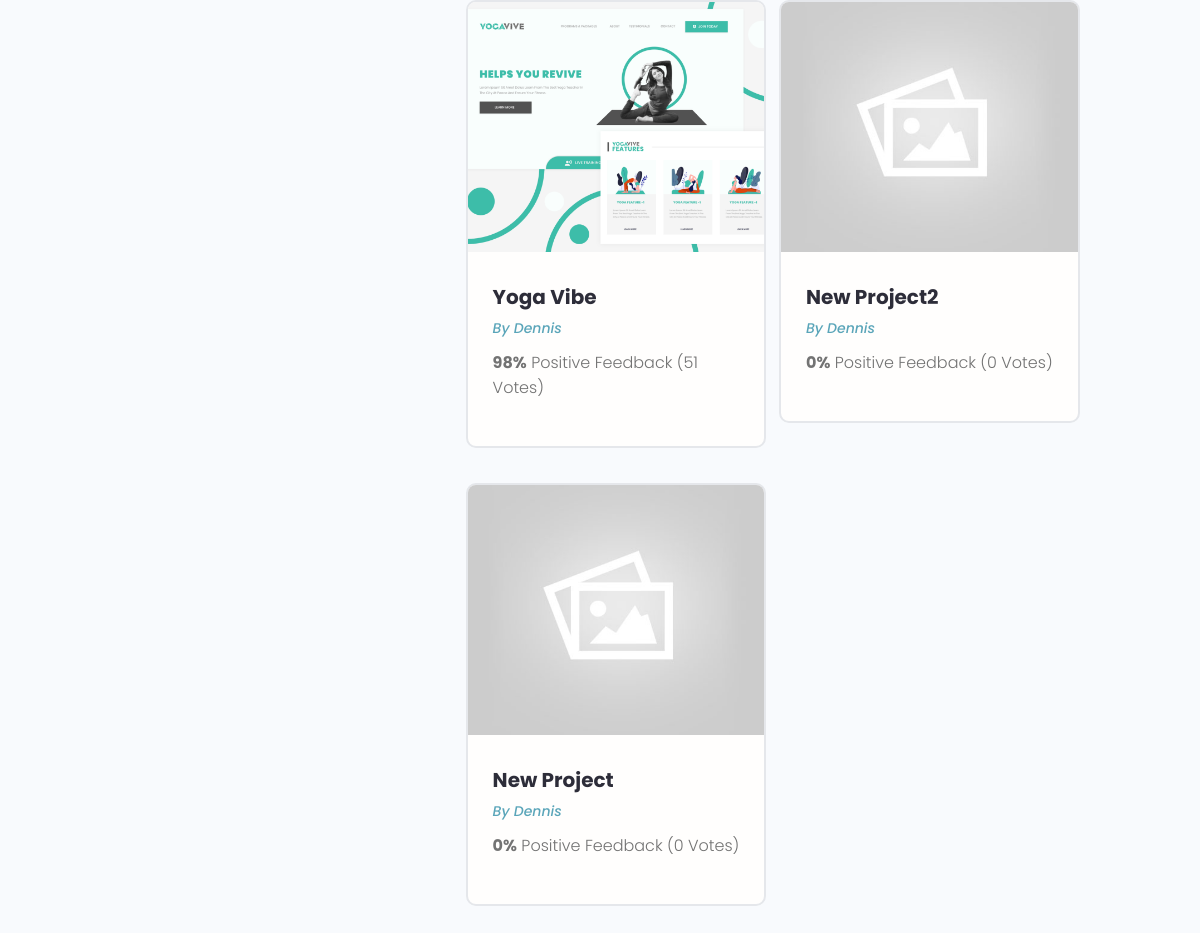
Page /profile/9f82f738-6ad2-4d3a-a3f0-97db9dea5bb3/ (lower part) on the earlier database version.
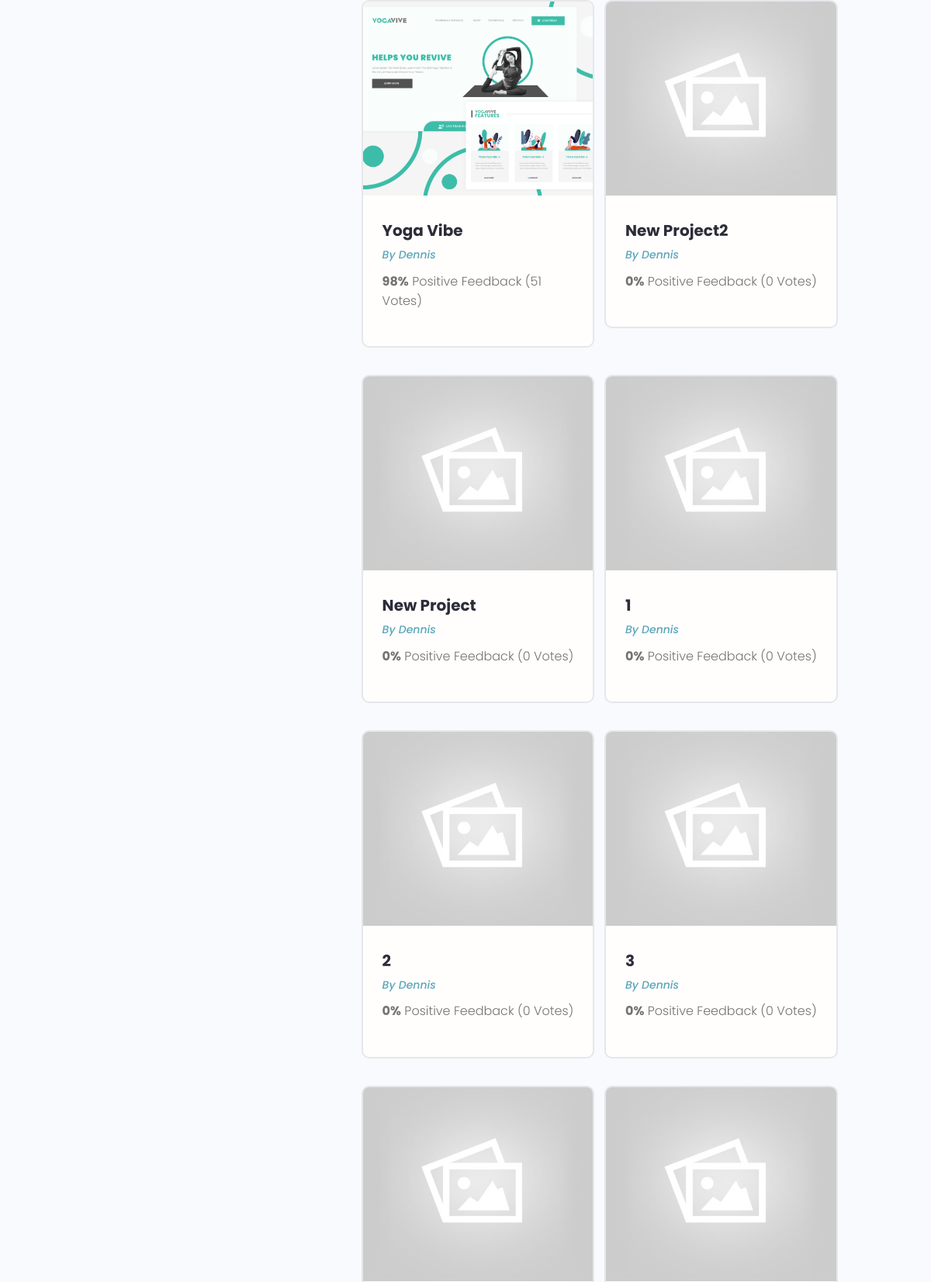
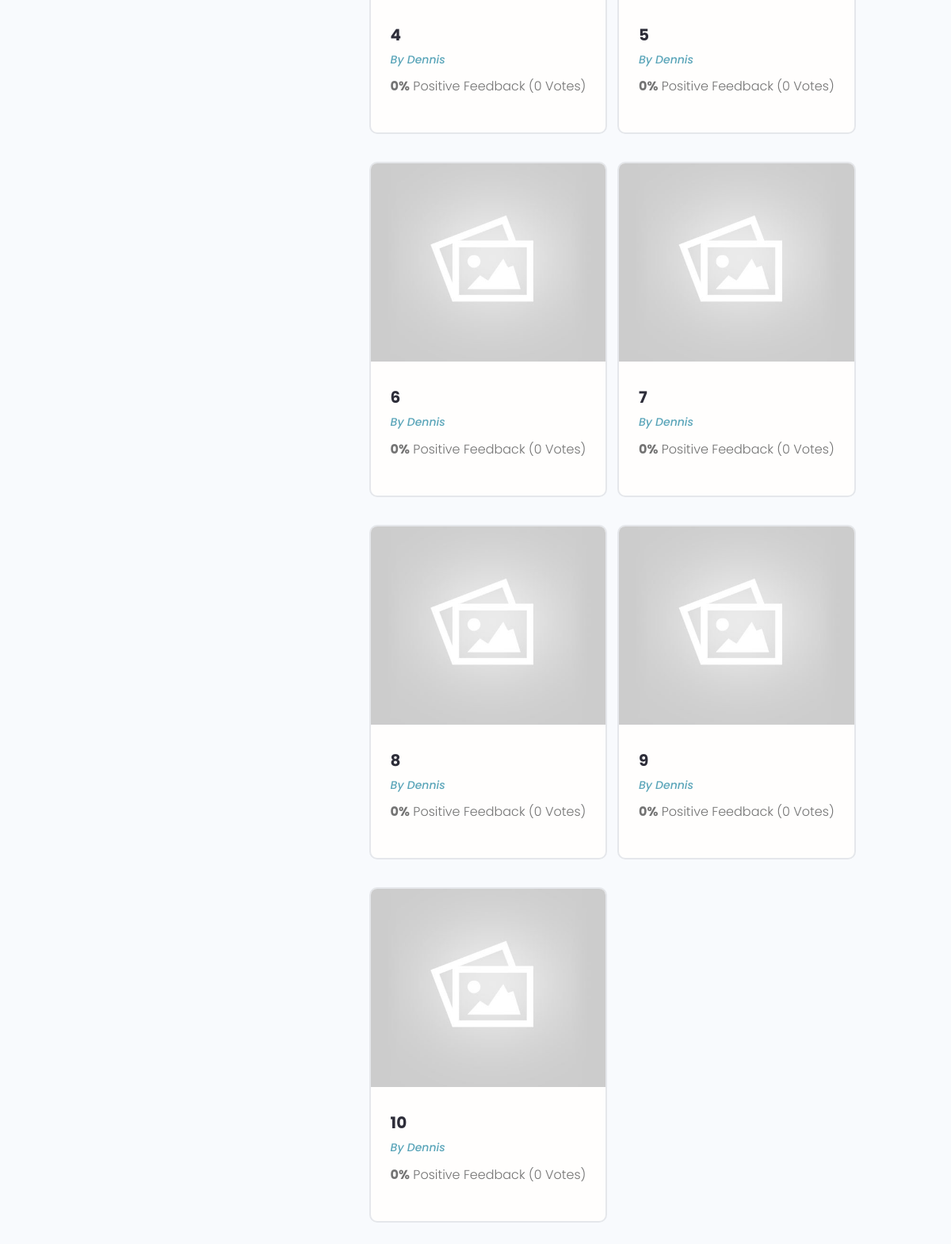
Same page on the later database version (2 pictures, top to bottom).
### projects/models.py (models this page shows, shortened)
class Project(models.Model):
    owner = models.ForeignKey(Profile, null=True, blank=True, on_delete=models.CASCADE)
    title = models.CharField(max_length=200)
    description = models.TextField(null=True, blank=True)
    featured_image = models.ImageField(null=True, blank=True, default="default.jpg")
    demo_link = models.CharField(max_length=2000, null=True, blank=True)
    source_link = models.CharField(max_length=2000, null=True, blank=True)
    tags = models.ManyToManyField('Tag', blank=True)
    vote_total = models.IntegerField(default=0, null=True, blank=True)
    vote_ratio = models.IntegerField(default=0, null=True, blank=True)
    created = models.DateTimeField(auto_now_add=True)
    id = models.UUIDField(default=uuid.uuid4, unique=True, primary_key=True, editable=False)

### users/models.py (models this page shows, shortened)
class Profile(models.Model):
    user = models.OneToOneField(User, on_delete=models.CASCADE, null=True, blank=True)
    name = models.CharField(max_length=200, blank=True, null=True)
    email = models.EmailField(max_length=500, blank=True, null=True)
    username = models.CharField(max_length=200, blank=True, null=True)
    location = models.CharField(max_length=200, blank=True, null=True)
    short_intro = models.CharField(max_length=200, blank=True, null=True)
    bio = models.TextField(blank=True, null=True)
    profile_image = models.ImageField(null=True, blank=True, upload_to='profiles/', default="profiles/user-default.png")
    social_github = models.CharField(max_length=200, blank=True, null=True)
    social_twitter = models.CharField(max_length=200, blank=True, null=True)
    social_linkedin = models.CharField(max_length=200, blank=True, null=True)
    social_youtube = models.CharField(max_length=200, blank=True, null=True)
    social_website = models.CharField(max_length=200, blank=True, null=True)
    created = models.DateTimeField(auto_now_add=True)
    id = models.UUIDField(default=uuid.uuid4, unique=True, primary_key=True, editable=False)
    class Meta:
        ordering = ['created']

### users/views.py (the view)
# urls.py: path('profile/<str:pk>/', views.userProfile, name="user-profile"),
def userProfile(request, pk):
    profile = Profile.objects.get(id=pk)
    topSkills = profile.skill_set.exclude(description__exact="")
    otherSkills = profile.skill_set.filter(description="")
    context = {'profile': profile, 'topSkills': topSkills, "otherSkills": otherSkills}
    return render(request, 'users/user-profile.html', context)

### projects/models.py (called while the page is built)
    def __str__(self):
        return self.name

### users/models.py (called while the page is built)
    def __str__(self):
        return str(self.name)

### users/templates/users/user-profile.html (shortened to what this page needs)
{% extends 'main.html' %}
{% block content %}
<main class="profile my-md">
    <div class="container">
      <div class="layout">
        <div class="column column--1of3">
        </div>
        <div class="column column--2of3">
          <div class="devInfo">
            <div class="grid grid--two">
              {% for project in profile.project_set.all %}
              <div class="column">
                <div class="card project">
                  <a href="{% url 'project' project.id %}" class="project">
                    <img class="project__thumbnail" src="{{ project.featured_image.url }}" alt="project thumbnail" />
                    <div class="card__body">
                      <h3 class="project__title">{{project.title}}</h3>
                      <p><a class="project__author" href="{% url 'user-profile' project.owner.id %}">By {{ project.owner.name }}</a></p>
                      <p class="project--rating">
                        <span style="font-weight: bold;">{{project.vote_ratio}}%</span> Positive
                        Feedback ({{project.vote_total}} Vote{{project.vote_total|pluralize:"s"}})
                      </p>
                    </div>
                  </a>
                </div>
              </div>
              {% endfor%}
            </div>
          </div>
        </div>
      </div>
    </div>
  </main>
{% endblock content %}

### templates/main.html (shortened to what this page needs)
<!DOCTYPE html>
{% load static %}
<html>
<head>
    <link rel="stylesheet" href="https://cdn.iconmonstr.com/1.3.0/css/iconmonstr-iconic-font.min.css" />
    <link rel="stylesheet" href="{% static 'uikit/styles/uikit.css' %}" />
    <link rel="stylesheet" href="{% static 'styles/app.css' %}" />
  </head>
<body>
    {% block content %}
    {% endblock content%}
</body>
</html>

### templates/navbar.html (shortened to what this page needs)
{% load static %}

### static/styles/app.css (style rules this page uses)
:root { --color-sub: #2d2d39; }
.card { border: 2px solid var(--color-light); }
img { width: 100%; }
.devInfo { margin-bottom: 3rem; }
.project__author { font-size: 1.4rem; font-style: italic; }
.project--rating { margin-bottom: 1.6em; margin-top: .5em; }
.project__thumbnail { height: 25rem; object-fit: cover; object-position: top center; }
.project__title { font-size: 2rem; font-weight: 700; color: var(--color-sub); }

### static/uikit/styles/modules/_variables.css (style rules this page uses)
:root { --color-main: #5aa5b9; --color-main-light: #e6faff; --color-sub: #3f4156; --color-sub-light: #51546e; --color-sub-lighter: #ededfd; --color-text: #737373; --color-gray: #8b8b8b; --color-light: #e5e7eb; --color-light-gray: #767676; --color-bg: #f8fafd; --color-white: #fffefd; --color-white-light: #f3f3f3; --color-success: #359e64; --color-success-bg: #def8e8; --color-error: #fc4b0b; --color-error-bg: #fff2ee; --font-base: 'Poppins', arial, helvetica, 'Segoe UI', roboto, ubuntu, sans-serif; --font-monospace: 'Fira Code', 'Courier New', courier, monospace; --font-regular: 300; --font-medium: 500; --font-bold: 700; --generic-shadow: 1px 1px 5px #00000010; --generic-transition: all 0.3s ease-in-out; }

### static/uikit/styles/modules/_base.css (style rules this page uses)
* { margin: 0; padding: 0; box-sizing: border-box; text-rendering: optimizeLegibility; color: inherit; font-size: inherit; }
html { font-size: 50%; }
@media only screen and (min-width: 480px) { html { font-size: 56.25%; } }
@media only screen and (min-width: 1200px) { html { font-size: 62.5%; } }
body { line-height: 1.6; font-weight: 400; font-size: 1.5rem; color: var(--color-text); background-color: var(--color-bg); min-height: 100vh; }

### static/uikit/styles/modules/_typography.css (style rules this page uses)
* { font-family: var(--font-base); }
h3 { font-size: 3.2rem; font-weight: var(--font-medium); }
p, span, strong { font-size: 1.6rem; color: var(--color-text); font-weight: var(--font-regular); }
a { padding-bottom: 2px; text-decoration: none; display: inline-block; color: var(--color-main); font-weight: var(--font-medium); }

### static/uikit/styles/modules/_utilities.css (style rules this page uses)
.container { width: 92%; max-width: 165rem; margin: 0 auto; box-sizing: border-box; }
@media screen and (min-width: 1000px) { .container { width: 90%; } }
@media screen and (min-width: 1200px) { .container { width: 80%; } }
.my-md { margin: 3rem auto; }

### static/uikit/styles/modules/_card.css (style rules this page uses)
.card { border-radius: 1rem; background-color: var(--color-white); border: 1.5px solid var(--color-light); width: auto; height: auto; margin-top: 0.5rem; margin-bottom: 0.5rem; overflow: hidden; }
.card__body, .card__header { padding: 2rem 2.5rem; }

### static/uikit/styles/modules/_grid.css (style rules this page uses)
.grid { display: flex; flex-wrap: wrap; justify-content: flex-start; align-items: stretch; }
.grid > .column { min-width: 28rem; margin-bottom: 2.5rem; }
.grid--two > .column { flex-basis: 100%; }
@media screen and (min-width: 800px) { .grid--two { margin-right: -2%; } }
@media screen and (min-width: 800px) { .grid--two > .column { margin-right: 2%; } }
@media screen and (min-width: 800px) { .grid--two > .column { flex-basis: 48%; } }

### static/uikit/styles/modules/_layout.css (style rules this page uses)
.layout { display: flex; flex-flow: row wrap; justify-content: space-between; }
.layout > .column { margin-bottom: 3rem; }
.layout > .column.column--1of3 { flex-basis: 30%; }
.layout > .column.column--2of3 { flex-basis: 64%; }

Differences in the rows shown:
added Project: featured_image (placeholder picture), title "1", owner.name "Dennis", vote_ratio "0", vote_total "0"
added Project: featured_image (placeholder picture), title "2", owner.name "Dennis", vote_ratio "0", vote_total "0"
added Project: featured_image (placeholder picture), title "3", owner.name "Dennis", vote_ratio "0", vote_total "0"
added Project: featured_image (placeholder picture), title "4", owner.name "Dennis", vote_ratio "0", vote_total "0"
added Project: featured_image (placeholder picture), title "5", owner.name "Dennis", vote_ratio "0", vote_total "0"
added Project: featured_image (placeholder picture), title "6", owner.name "Dennis", vote_ratio "0", vote_total "0"
added Project: featured_image (placeholder picture), title "7", owner.name "Dennis", vote_ratio "0", vote_total "0"
added Project: featured_image (placeholder picture), title "8", owner.name "Dennis", vote_ratio "0", vote_total "0"
added Project: featured_image (placeholder picture), title "9", owner.name "Dennis", vote_ratio "0", vote_total "0"
added Project: featured_image (placeholder picture), title "10", owner.name "Dennis", vote_ratio "0", vote_total "0"
